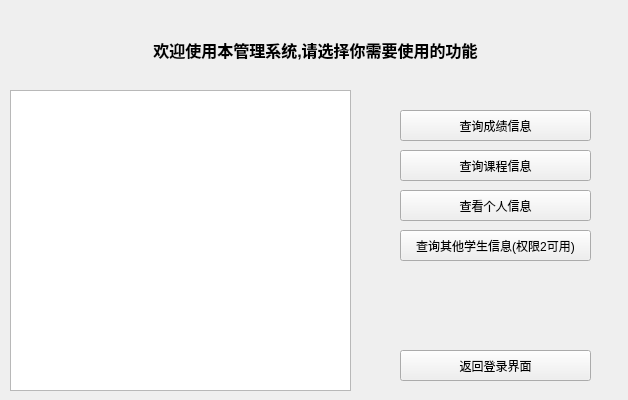
<?xml version="1.0" encoding="UTF-8"?>
<ui version="4.0">
 <class>LoginWindowUserClass</class>
 <widget class="QWidget" name="LoginWindowUserClass">
  <property name="geometry">
   <rect>
    <x>0</x>
    <y>0</y>
    <width>628</width>
    <height>400</height>
   </rect>
  </property>
  <property name="minimumSize">
   <size>
    <width>628</width>
    <height>400</height>
   </size>
  </property>
  <property name="maximumSize">
   <size>
    <width>628</width>
    <height>400</height>
   </size>
  </property>
  <property name="windowTitle">
   <string>LoginWindowUser</string>
  </property>
  <widget class="QWidget" name="widget" native="true">
   <property name="geometry">
    <rect>
     <x>10</x>
     <y>10</y>
     <width>611</width>
     <height>80</height>
    </rect>
   </property>
   <widget class="QLabel" name="label">
    <property name="geometry">
     <rect>
      <x>130</x>
      <y>10</y>
      <width>351</width>
      <height>61</height>
     </rect>
    </property>
    <property name="text">
     <string>&lt;html&gt;&lt;head/&gt;&lt;body&gt;&lt;p align=&quot;center&quot;&gt;&lt;span style=&quot; font-size:12pt; font-weight:600;&quot;&gt;欢迎使用本管理系统,请选择你需要使用的功能&lt;/span&gt;&lt;/p&gt;&lt;/body&gt;&lt;/html&gt;</string>
    </property>
   </widget>
  </widget>
  <widget class="QWidget" name="widget_2" native="true">
   <property name="geometry">
    <rect>
     <x>350</x>
     <y>90</y>
     <width>271</width>
     <height>301</height>
    </rect>
   </property>
   <widget class="QPushButton" name="BackPB">
    <property name="geometry">
     <rect>
      <x>50</x>
      <y>260</y>
      <width>191</width>
      <height>31</height>
     </rect>
    </property>
    <property name="text">
     <string>返回登录界面</string>
    </property>
   </widget>
   <widget class="QPushButton" name="GradeInfoPB">
    <property name="geometry">
     <rect>
      <x>50</x>
      <y>20</y>
      <width>191</width>
      <height>31</height>
     </rect>
    </property>
    <property name="text">
     <string>查询成绩信息</string>
    </property>
   </widget>
   <widget class="QPushButton" name="CourseInfoPB">
    <property name="geometry">
     <rect>
      <x>50</x>
      <y>60</y>
      <width>191</width>
      <height>31</height>
     </rect>
    </property>
    <property name="text">
     <string>查询课程信息</string>
    </property>
   </widget>
   <widget class="QPushButton" name="StudentInfoPB">
    <property name="geometry">
     <rect>
      <x>50</x>
      <y>100</y>
      <width>191</width>
      <height>31</height>
     </rect>
    </property>
    <property name="text">
     <string>查看个人信息</string>
    </property>
   </widget>
   <widget class="QPushButton" name="SelectStudentInfoPB">
    <property name="geometry">
     <rect>
      <x>50</x>
      <y>140</y>
      <width>191</width>
      <height>31</height>
     </rect>
    </property>
    <property name="text">
     <string>查询其他学生信息(权限2可用)</string>
    </property>
   </widget>
  </widget>
  <widget class="QWidget" name="widget_3" native="true">
   <property name="geometry">
    <rect>
     <x>10</x>
     <y>90</y>
     <width>341</width>
     <height>301</height>
    </rect>
   </property>
   <widget class="QTextBrowser" name="IntroductionText">
    <property name="geometry">
     <rect>
      <x>0</x>
      <y>0</y>
      <width>341</width>
      <height>301</height>
     </rect>
    </property>
    <property name="font">
     <font>
      <family>DengXian</family>
      <pointsize>12</pointsize>
     </font>
    </property>
   </widget>
  </widget>
 </widget>
 <layoutdefault spacing="6" margin="11"/>
 <resources/>
 <connections/>
</ui>
